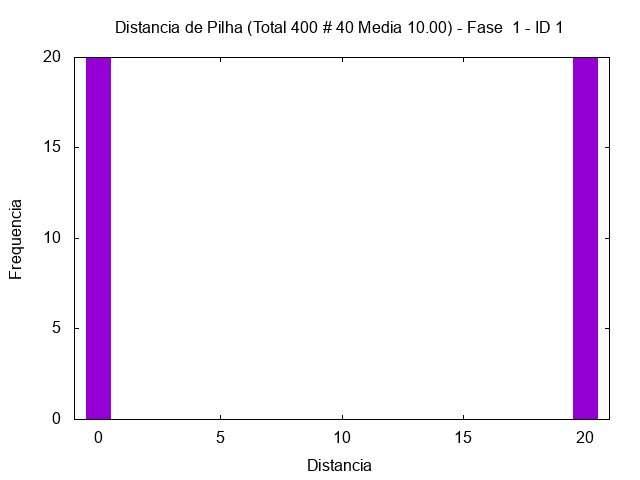

Source code (gnuplot):
set term png
set output "/tmp/out/soma-hist-1-1.png"
set style fill solid 1.0
set title "Distancia de Pilha (Total 400 # 40 Media 10.00) - Fase  1 - ID 1"
set xlabel "Distancia"
set ylabel "Frequencia"
plot [-1:21] "/tmp/out/soma-hist-1-1.gpdat" u 3:4 w boxes t ""
